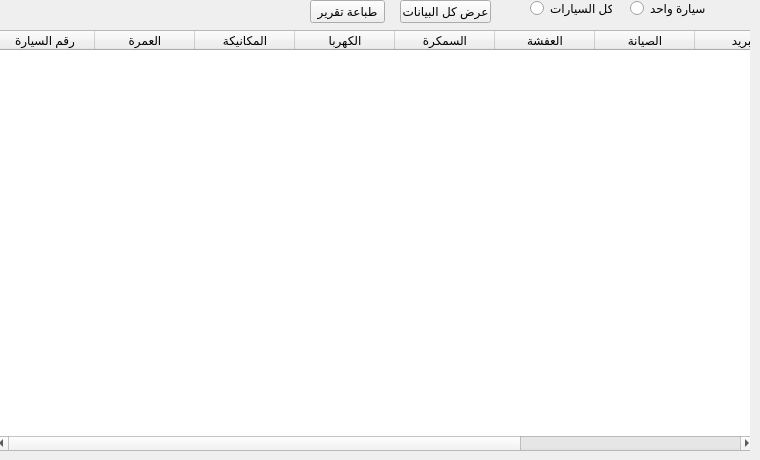
      <widget class="QWidget" name="tab_12">
       <attribute name="title">
        <string>الصيانة</string>
       </attribute>
       <widget class="QGroupBox" name="groupBox_3">
        <property name="geometry">
         <rect>
          <x>-1</x>
          <y>30</y>
          <width>751</width>
          <height>421</height>
         </rect>
        </property>
        <property name="title">
         <string/>
        </property>
        <widget class="QTableWidget" name="tableWidget_3">
         <property name="geometry">
          <rect>
           <x>-5</x>
           <y>0</y>
           <width>761</width>
           <height>421</height>
          </rect>
         </property>
         <column>
          <property name="text">
           <string>رقم السيارة</string>
          </property>
         </column>
         <column>
          <property name="text">
           <string>العمرة</string>
          </property>
         </column>
         <column>
          <property name="text">
           <string>المكانيكة</string>
          </property>
         </column>
         <column>
          <property name="text">
           <string>الكهربا</string>
          </property>
         </column>
         <column>
          <property name="text">
           <string>السمكرة</string>
          </property>
         </column>
         <column>
          <property name="text">
           <string>العفشة</string>
          </property>
         </column>
         <column>
          <property name="text">
           <string>الصيانة</string>
          </property>
         </column>
         <column>
          <property name="text">
           <string>تبريد </string>
          </property>
         </column>
         <column>
          <property name="text">
           <string>الزجاج</string>
          </property>
         </column>
         <column>
          <property name="text">
           <string>الملاحظات</string>
          </property>
         </column>
        </widget>
       </widget>
       <widget class="QPushButton" name="pushButton_6">
        <property name="geometry">
         <rect>
          <x>310</x>
          <y>0</y>
          <width>75</width>
          <height>23</height>
         </rect>
        </property>
        <property name="text">
         <string>طباعة تقرير</string>
        </property>
       </widget>
       <widget class="QRadioButton" name="radioButton_5">
        <property name="geometry">
         <rect>
          <x>630</x>
          <y>0</y>
          <width>82</width>
          <height>17</height>
         </rect>
        </property>
        <property name="text">
         <string>سيارة واحد</string>
        </property>
       </widget>
       <widget class="QPushButton" name="pushButton_7">
        <property name="geometry">
         <rect>
          <x>400</x>
          <y>0</y>
          <width>91</width>
          <height>23</height>
         </rect>
        </property>
        <property name="text">
         <string>عرض كل البيانات</string>
        </property>
       </widget>
       <widget class="QRadioButton" name="radioButton_6">
        <property name="geometry">
         <rect>
          <x>530</x>
          <y>0</y>
          <width>82</width>
          <height>17</height>
         </rect>
        </property>
        <property name="text">
         <string>كل السيارات</string>
        </property>
       </widget>
      </widget>
